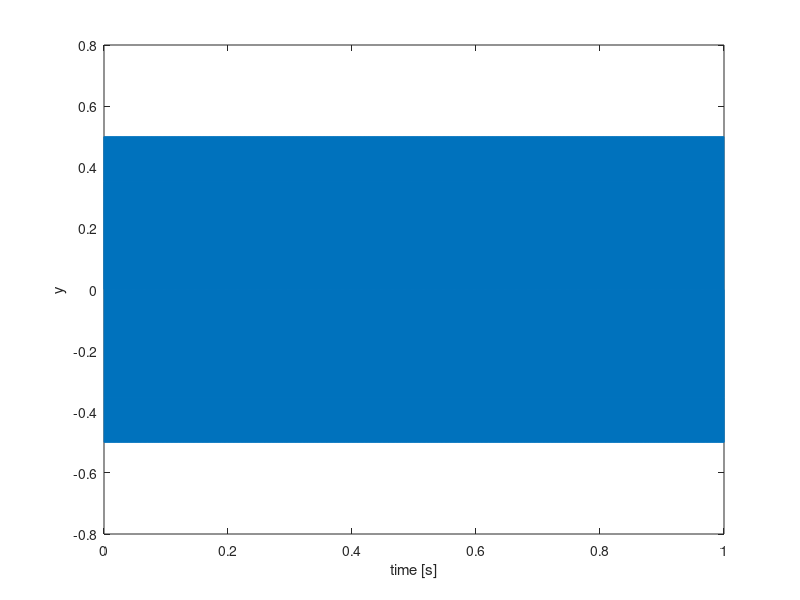
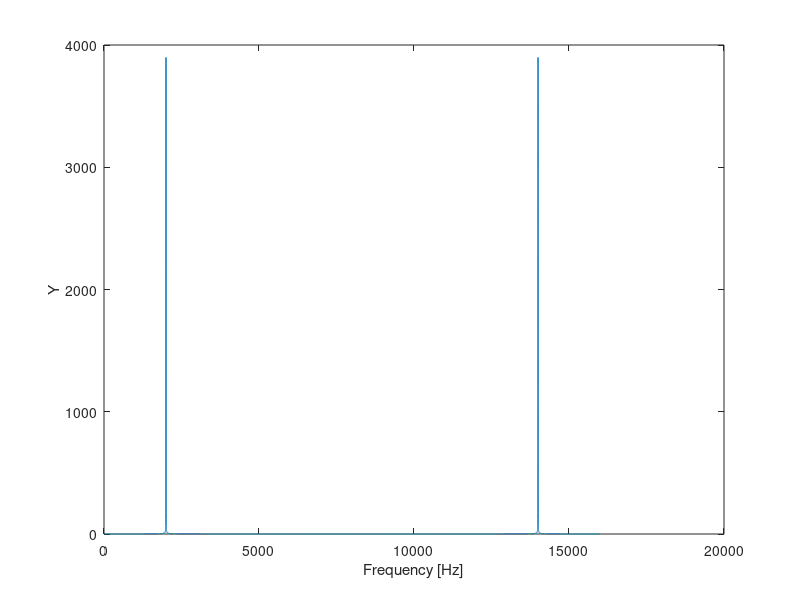
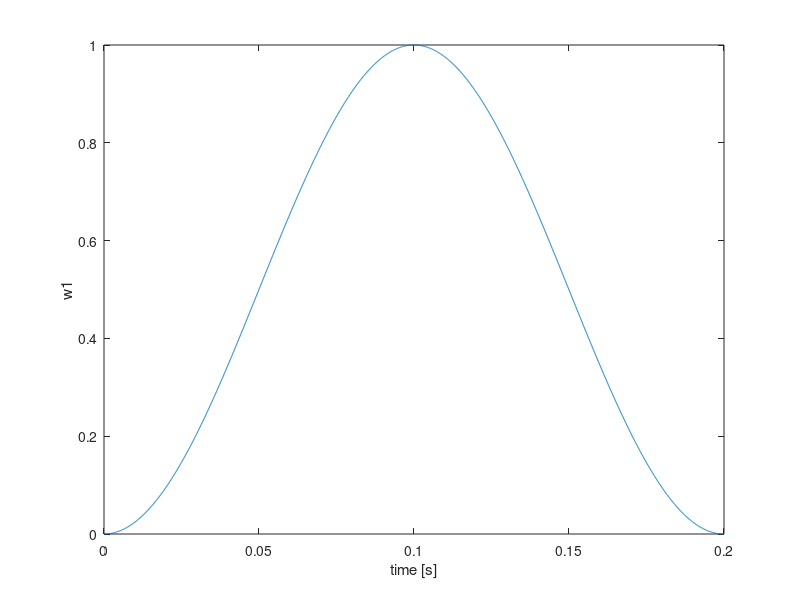
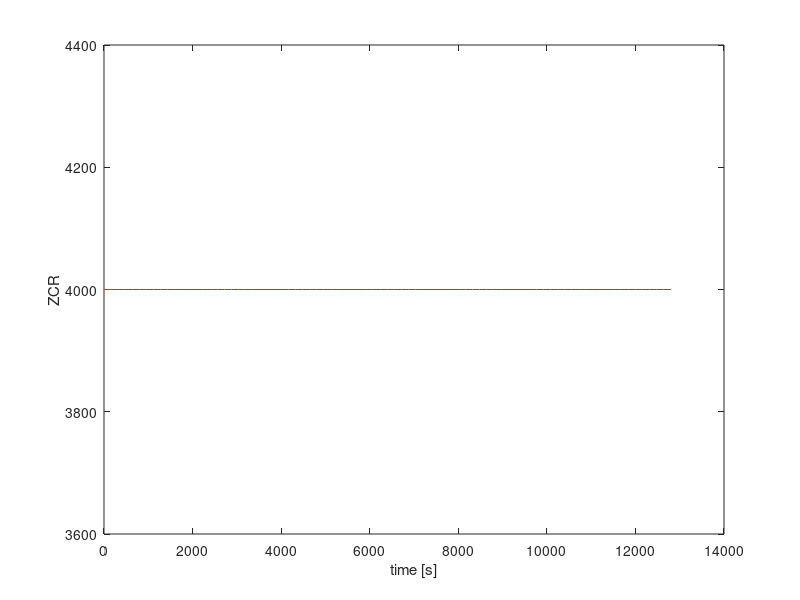

Recreate these plots in MATLAB, in order.
%% September 7, 2021
clear
%% a
fs = 16000;
t = 0:1/fs:1;
y = 0.5*sin(2*pi*2000*t);
%% b
figure
plot(t, y)
xlabel('time [s]'), ylabel('y')
%% c
Y = fft(y);
%% d
figure
plot(0:fs/(length(y)-1):fs, abs(Y))
xlabel('Frequency [Hz]'), ylabel('Y')
%% e
frame_length = 0.2 * fs;
w1 = hann(frame_length);
%% f
figure
plot((0:(length(w1)-1))./fs, w1)
xlabel('time [s]'), ylabel('w1')
%% g + h
frame_spacing = fs*10e-3;

N = floor((length(y)-frame_length)/frame_spacing)+1;
z_w = zeros(N, 1);

for i = 1:N
    frame = y(1+frame_spacing*(i-1):frame_length+frame_spacing*(i-1));
    frame = frame.*w1';
    z_w(i) = sum(abs(diff(frame>0)))/length(frame);
end
%% i
t_zcr = (0:1:N-1) * frame_spacing;% HOP SIZE
figure
plot(t_zcr, fs*z_w)
xlabel('time [s]'), ylabel('ZCR')
%% j Crossing rate is constant since in every window we have the same number of periods
% freq 2000->2000 per per sec -> 4000 croosing rate (2 per period)